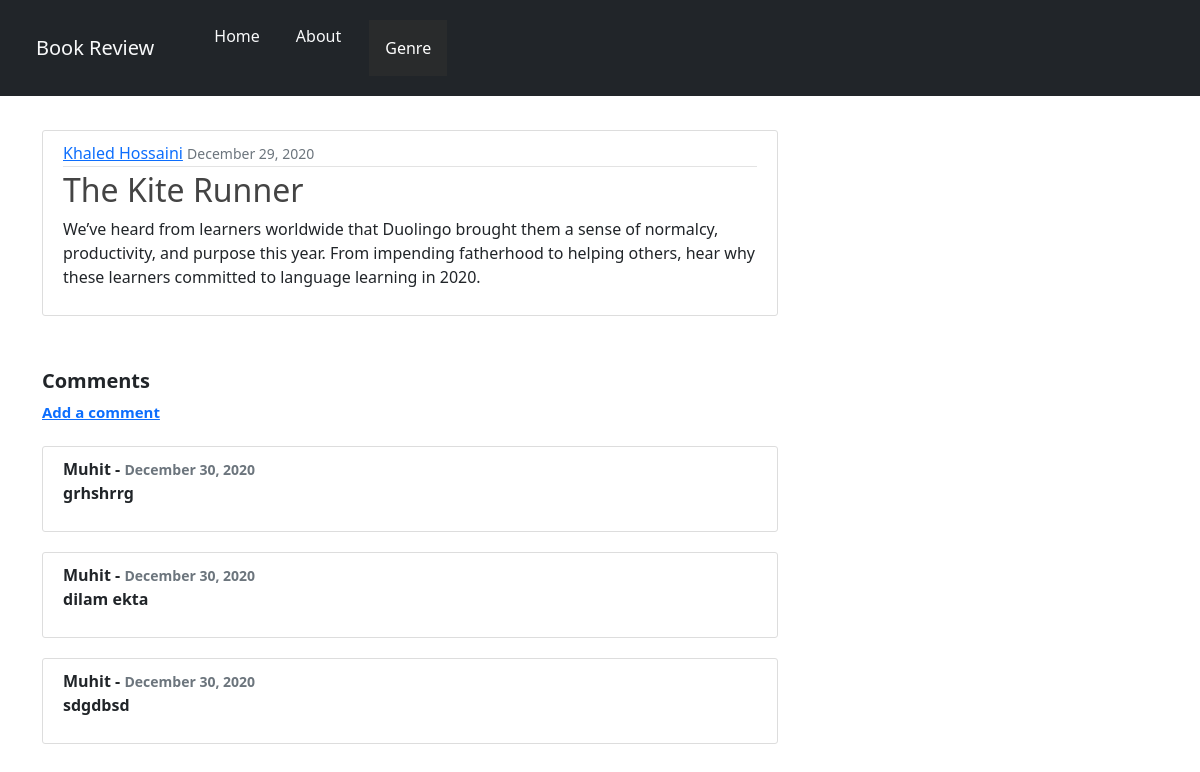
/post/5/ (signed in), run on the app's committed database.
### blog/models.py (models this page shows, shortened)
class Book(models.Model):
    title = models.CharField(max_length=100)
    content = models.TextField()
    date_posted = models.DateTimeField(default=timezone.now)
    author = models.CharField(max_length=100)
    genre = models.CharField(max_length=100)

class Comment(models.Model):
    username = models.ForeignKey(User, on_delete=models.CASCADE)
    content = models.TextField(max_length=300)
    date_commented = models.DateTimeField(default=timezone.now)
    commented_post = models.ForeignKey(Book, related_name="comments", on_delete=models.CASCADE)

### blog/views.py (the view)
# urls.py: path('post/<int:pk>/', BookDetailView.as_view(), name='book-detail'),
class BookDetailView(DetailView):
    model = Book

### blog/templates/blog/book_detail.html (shortened to what this page needs)
{% extends "blog/base.html" %}
{% load crispy_forms_tags %}
{% block content %}
  <article class="media content-section">
    <div class="media-body">
      <div class="article-metadata">
        <a class="mr-2" href="#">{{ object.author }}</a>
        <small class="text-muted">{{ object.date_posted|date:"F d, Y" }}</small>
      </div>
      <h2 class="article-title">{{ object.title }}</h2>
      <p class="article-content">{{ object.content }}</p>
    </div>
  </article>
  <div style="font-size:20px;margin-top:50px">
    <b>Comments<b>
    <a style="font-size:15px" href="{% url 'add-comment' object.pk %}">Add a comment</a>
  </div>
  <div style="margin-top:20px">
    {% if not object.comments.all %}
      <article class="media content-section">No Comments</article>
    {% else %}
      {% for comment in object.comments.all %}
        <article class="media content-section">
          {{ comment.username }} -
          <small class="text-muted">{{ comment.date_commented|date:"F d, Y" }}</small>
          <p class="article-content">{{ comment.content }}</p>
          </article>
        {% endfor %}
    {% endif %}
  </div>
{% endblock content %}

### blog/static/blog/main.css (style rules this page uses)
.content-section { background: #ffffff; padding: 10px 20px; border: 1px solid #dddddd; border-radius: 3px; margin-bottom: 20px; }
.article-title { color: #444444; }
.article-content { white-space: pre-line; }
.article-metadata { padding-bottom: 1px; margin-bottom: 4px; border-bottom: 1px solid #e3e3e3 }

### data on the page
Book: author "Khaled Hossaini", date_posted "December 29, 2020", title "The Kite Runner", content "We’ve heard from learners worldwide that Duolingo brought them a sense of normalcy, productivity, and purpose this year. From impending fatherhood to helping others, hear why these learners committed to language learning in 2020."
Comment: username "Muhit", date_commented "December 30, 2020", content "grhshrrg"
Comment: username "Muhit", date_commented "December 30, 2020", content "dilam ekta"
Comment: username "Muhit", date_commented "December 30, 2020", content "sdgdbsd"
